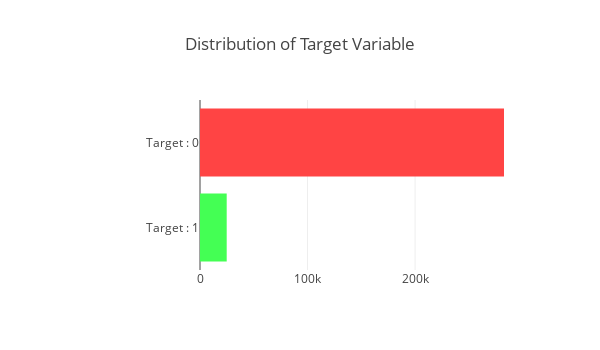

Source (notebook cell):
### Code cell
# Target Variable Distribution 
bar_hor(app_train, "TARGET", "Distribution of Target Variable" , ["#44ff54", '#ff4444'], h=350, w=600, lm=200, xlb = ['Target : 1','Target : 0'])

### Figure 1 — Plotly figure (JSON) as saved in the notebook; plotly's stock layout.template omitted (floating-point values rounded to 4 significant figures)
{"data": [{"marker": {"color": ["#44ff54", "#ff4444"]}, "orientation": "h", "type": "bar", "uid": "2d8f9ff7-d34d-406a-ae06-b0d49632ecc3", "x": [24825, 282686], "y": ["Target : 1", "Target : 0"]}], "layout": {"height": 350, "margin": {"l": 200}, "title": {"text": "Distribution of Target Variable"}, "width": 600}}
